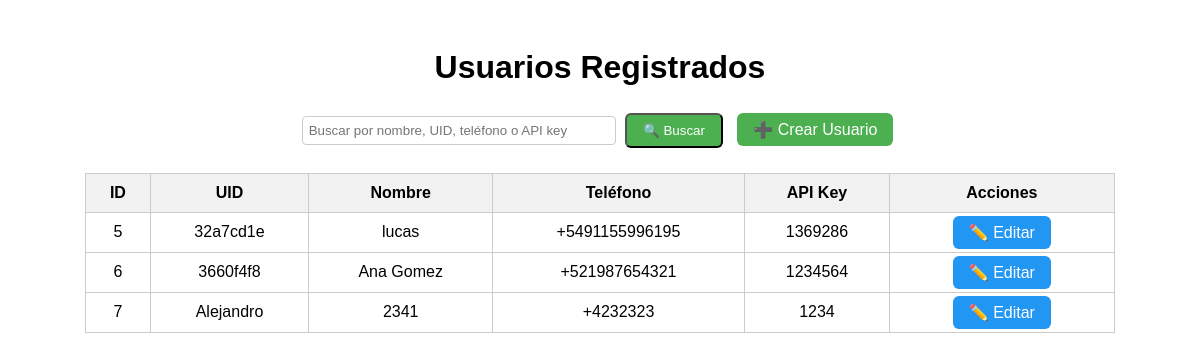
Screenshot of /ver_usuarios.php with the database file from the repository.
### tables this page shows
CREATE TABLE `usuarios` (
  `id` int(11) NOT NULL,
  `nombre` varchar(100) DEFAULT NULL,
  `uid` varchar(50) DEFAULT NULL,
  `telefono` varchar(20) DEFAULT NULL,
  `apikey` varchar(50) DEFAULT NULL
);

### ver_usuarios.php (the view, shortened to what this page needs)
<?php
$conexion = new mysqli("localhost", "root", "", "asistencia");
$busqueda = isset($_GET['busqueda']) ? $conexion->real_escape_string($_GET['busqueda']) : "";
$sql = "SELECT * FROM usuarios";
$sql .= " ORDER BY id ASC";
$resultado = $conexion->query($sql);
?>
<!DOCTYPE html>
<html lang="es">
<head>
</head>
<body>
    <h1>Usuarios Registrados</h1>
    <div class="top-bar">
        <form method="GET" style="display: inline-block;">
            <input type="text" name="busqueda" placeholder="Buscar por nombre, UID, teléfono o API key" value="<?= htmlspecialchars($busqueda) ?>">
            <button class="btn" type="submit">🔍 Buscar</button>
        </form>
        <a href="crear_usuario.php" class="btn">➕ Crear Usuario</a>
    </div>
    <table>
        <tr>
            <th>ID</th>
            <th>UID</th>
            <th>Nombre</th>
            <th>Teléfono</th>
            <th>API Key</th>
            <th>Acciones</th>
        </tr>
        <?php while($fila = $resultado->fetch_assoc()): ?>
            <tr>
                <td><?= $fila['id'] ?></td>
                <td><?= $fila['uid'] ?></td>
                <td><?= $fila['nombre'] ?></td>
                <td><?= $fila['telefono'] ?></td>
                <td><?= $fila['apikey'] ?></td>
                <td>
                    <a href="editar_usuario.php?id=<?= $fila['id'] ?>" class="btn edit">✏️ Editar</a>
                </td>
            </tr>
        <?php endwhile; ?>
    </table>
</body>
</html>

### ver_usuarios.php (style rules this page uses)
body { font-family: Arial, sans-serif; padding: 20px; text-align: center; }
.top-bar { margin-bottom: 20px; }
input[type="text"] { padding: 6px; width: 300px; border: 1px solid #ccc; border-radius: 4px; }
.btn { padding: 8px 16px; margin: 5px; background-color: #4CAF50; color: white; text-decoration: none; border-radius: 6px; }
.btn.edit { background-color: #2196F3; }
table { border-collapse: collapse; width: 90%; margin: auto; }
th, td { border: 1px solid #ccc; padding: 10px; }
th { background-color: #f2f2f2; }

### rows the page displays
usuarios: id "5", uid "32a7cd1e", nombre "lucas", telefono "+5491155996195", apikey "1369286"
usuarios: id "6", uid "3660f4f8", nombre "Ana Gomez", telefono "+521987654321", apikey "1234564"
usuarios: id "7", uid "Alejandro", nombre "2341", telefono "+4232323", apikey "1234"
